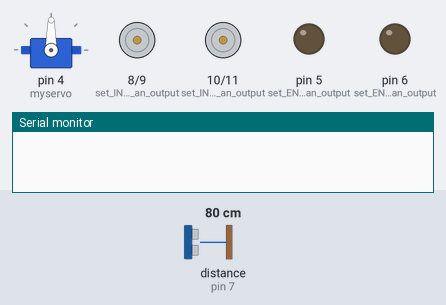
The sketch below on a simulated Arduino Uno, built with avr-gcc and run on an emulated ATmega328P. On the bench: servo, motor-driver pin pairs drawn as motors (green arrow = first pin HIGH = forward, orange = second pin HIGH = backward, longer = more drive), output pins drawn as LEDs (lit = HIGH), the last lines printed to the serial monitor. Wiring (inferred from the names in the program): ultrasonic range finder: trigger pin 12; echo pin 7. The inputs (shaded band) are chosen by the test bench; at power-on: distance to the obstacle (sensor on pin 7) 80 cm. The echo pulse lasts 58.3 µs per cm; pins used as bus, display or sensor lines are not drawn.

Above: at 0.01 s.
At 1.3 s:
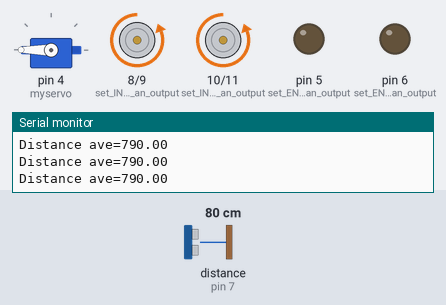
1.4 s: distance to the obstacle (sensor on pin 7) set to 33 cm
2.9 s: distance to the obstacle (sensor on pin 7) set to 28 cm
At 3.2 s:
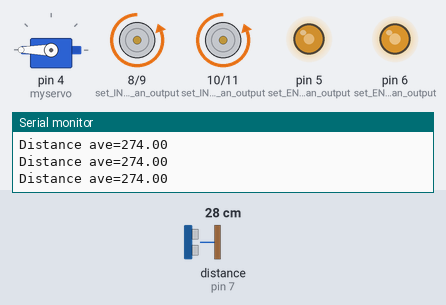
Timing chart, 0 to 5.9 s (numbered marks = the images above; inputs shaded):
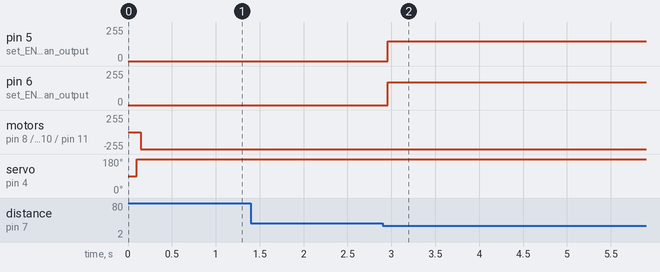

Measured:
- the behaviour switches between 31 and 30 cm on distance to the obstacle (sensor on pin 7) (found by bisection; images 1 and 2)
- after the input at 2.9 s, pin 5 (set_ENA_as_an_output): 0/255 → 150/255 after 0.06 s; pin 6 (set_ENB_as_an_output): 0/255 → 170/255 after 0.06 s

The sketch:

hallway_code.ino
```cpp
#include <Servo.h>
#define TRIG 12
#define ECHO 7
Servo myservo;  // create servo object to control a servo

void setup() {
  myservo.attach(4);
  pinMode(5,OUTPUT); //set ENA as an output
  pinMode(6,OUTPUT); //set ENB as an output
  pinMode(8,OUTPUT); //set IN1 as an output
  pinMode(9,OUTPUT); //set IN2 as an output
  pinMode(10,OUTPUT); //set IN3 as an output
  pinMode(11,OUTPUT); //set IN4 as an output
  pinMode(TRIG, OUTPUT);
  pinMode(ECHO, INPUT);
  Serial.begin(9600);
  delay(100);
}
  int angles[] = {180};
  int i = 0;
  int distance;
  int val;    // variable to read the value from the analog pin


void loop() {
  // SERVO CONTROL
  i = 0;
  val = angles[i];
  myservo.write(val);

  // SETTING UP AVERAGES
  unsigned int distance_mm = 0;
  float dataPoints[3];
  float ave = 0;

  //CALCULATING AVERAGES
  for(i = 0; i<3; i++){
    dataPoints[i] = sonar_mm();
    ave = dataPoints[i]+ ave;
    delay(10);
  }

  //PRINTING ave and calling motor functions
  ave = ave/3;
  Serial.print("Distance ave=");
  Serial.println(ave);
  leftForwards();
  rightForwards();


 // CHECKING DISTANCE AND TURNING
 if (ave > 50 && ave < 300){
    analogWrite(5, 150);
    analogWrite(6, 170);
 }
 if (ave < 50){
    analogWrite(5, 170);
    analogWrite(6, 150);
 }

}
// END VOID LOOP


unsigned int sonar_mm(void){
  long duration = 0;
  const float speed_sound = 340.29;
  digitalWrite(TRIG, HIGH);
  delayMicroseconds(10);
  digitalWrite(TRIG, LOW);
  duration = pulseIn(ECHO, HIGH);
  return ((unsigned int)(0.5 * duration * 1e-6 * speed_sound * 1e3));
}

void leftForwards(void)
{
  digitalWrite(8,LOW);
  digitalWrite(9,HIGH);
}

void leftBackwards(void)
{
  digitalWrite(8,HIGH);
  digitalWrite(9,LOW);
}

void rightForwards(void)
{
  digitalWrite(10,LOW);
  digitalWrite(11,HIGH);
}
void rightBackwards(void)
{
  digitalWrite(10,HIGH);
  digitalWrite(11,LOW);
}
```
